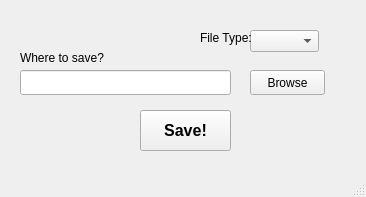
<?xml version="1.0" encoding="UTF-8"?>
<ui version="4.0">
 <class>MainWindow</class>
 <widget class="QMainWindow" name="MainWindow">
  <property name="geometry">
   <rect>
    <x>0</x>
    <y>0</y>
    <width>366</width>
    <height>197</height>
   </rect>
  </property>
  <property name="windowTitle">
   <string>MainWindow</string>
  </property>
  <widget class="QWidget" name="centralwidget">
   <widget class="QLineEdit" name="lineEdit">
    <property name="geometry">
     <rect>
      <x>20</x>
      <y>70</y>
      <width>211</width>
      <height>25</height>
     </rect>
    </property>
   </widget>
   <widget class="QPushButton" name="pushButton">
    <property name="geometry">
     <rect>
      <x>250</x>
      <y>70</y>
      <width>75</width>
      <height>25</height>
     </rect>
    </property>
    <property name="text">
     <string>Browse</string>
    </property>
   </widget>
   <widget class="QLabel" name="label">
    <property name="geometry">
     <rect>
      <x>20</x>
      <y>50</y>
      <width>111</width>
      <height>16</height>
     </rect>
    </property>
    <property name="text">
     <string>Where to save?</string>
    </property>
   </widget>
   <widget class="QPushButton" name="pushButton_2">
    <property name="geometry">
     <rect>
      <x>140</x>
      <y>110</y>
      <width>91</width>
      <height>41</height>
     </rect>
    </property>
    <property name="font">
     <font>
      <pointsize>12</pointsize>
      <weight>75</weight>
      <bold>true</bold>
     </font>
    </property>
    <property name="text">
     <string>Save!</string>
    </property>
   </widget>
   <widget class="QComboBox" name="comboBox">
    <property name="geometry">
     <rect>
      <x>250</x>
      <y>30</y>
      <width>69</width>
      <height>22</height>
     </rect>
    </property>
   </widget>
   <widget class="QLabel" name="label_2">
    <property name="geometry">
     <rect>
      <x>200</x>
      <y>30</y>
      <width>51</width>
      <height>16</height>
     </rect>
    </property>
    <property name="text">
     <string>File Type: </string>
    </property>
   </widget>
  </widget>
  <widget class="QMenuBar" name="menubar">
   <property name="geometry">
    <rect>
     <x>0</x>
     <y>0</y>
     <width>366</width>
     <height>21</height>
    </rect>
   </property>
  </widget>
  <widget class="QStatusBar" name="statusbar"/>
 </widget>
 <resources/>
 <connections/>
</ui>
